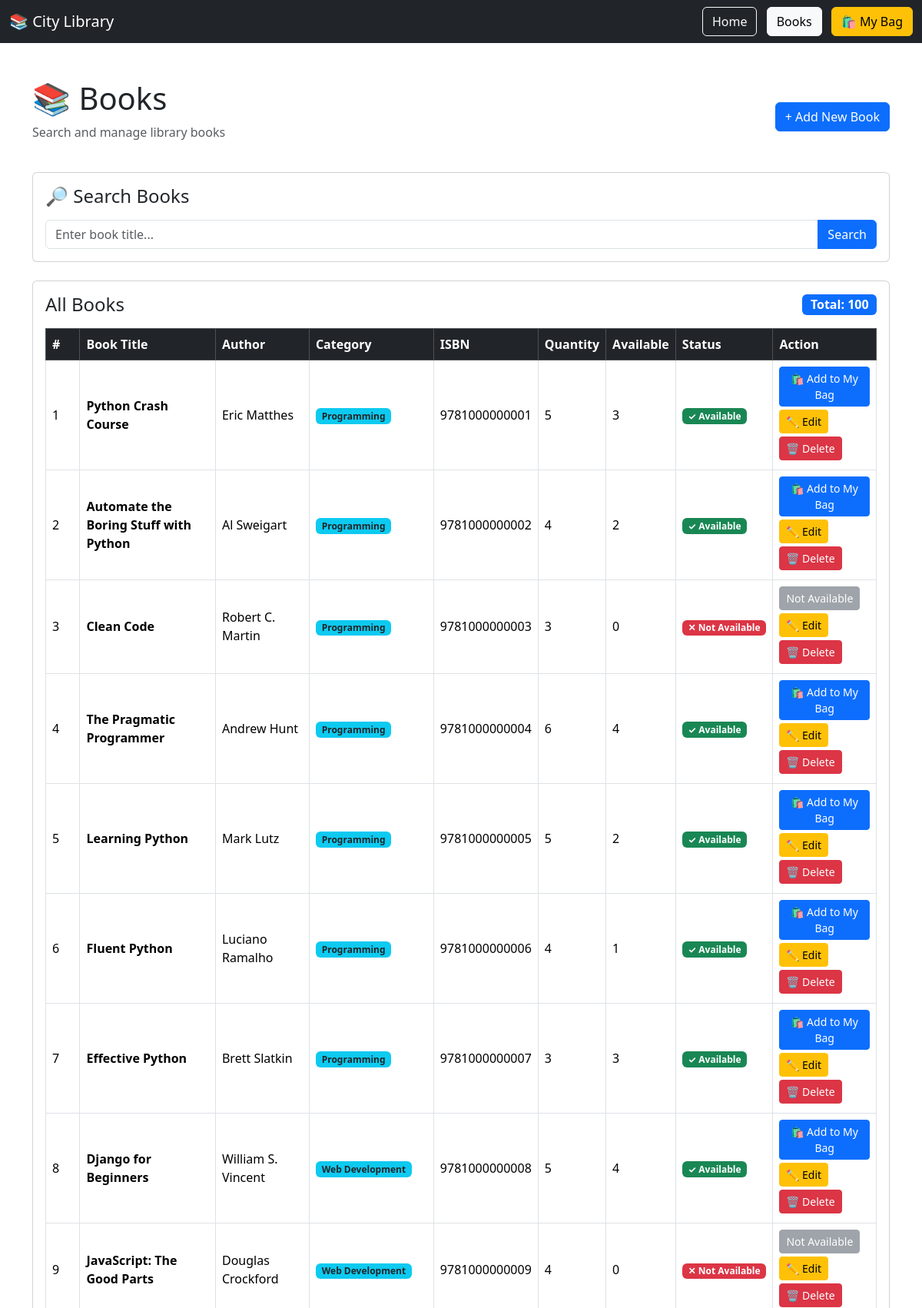
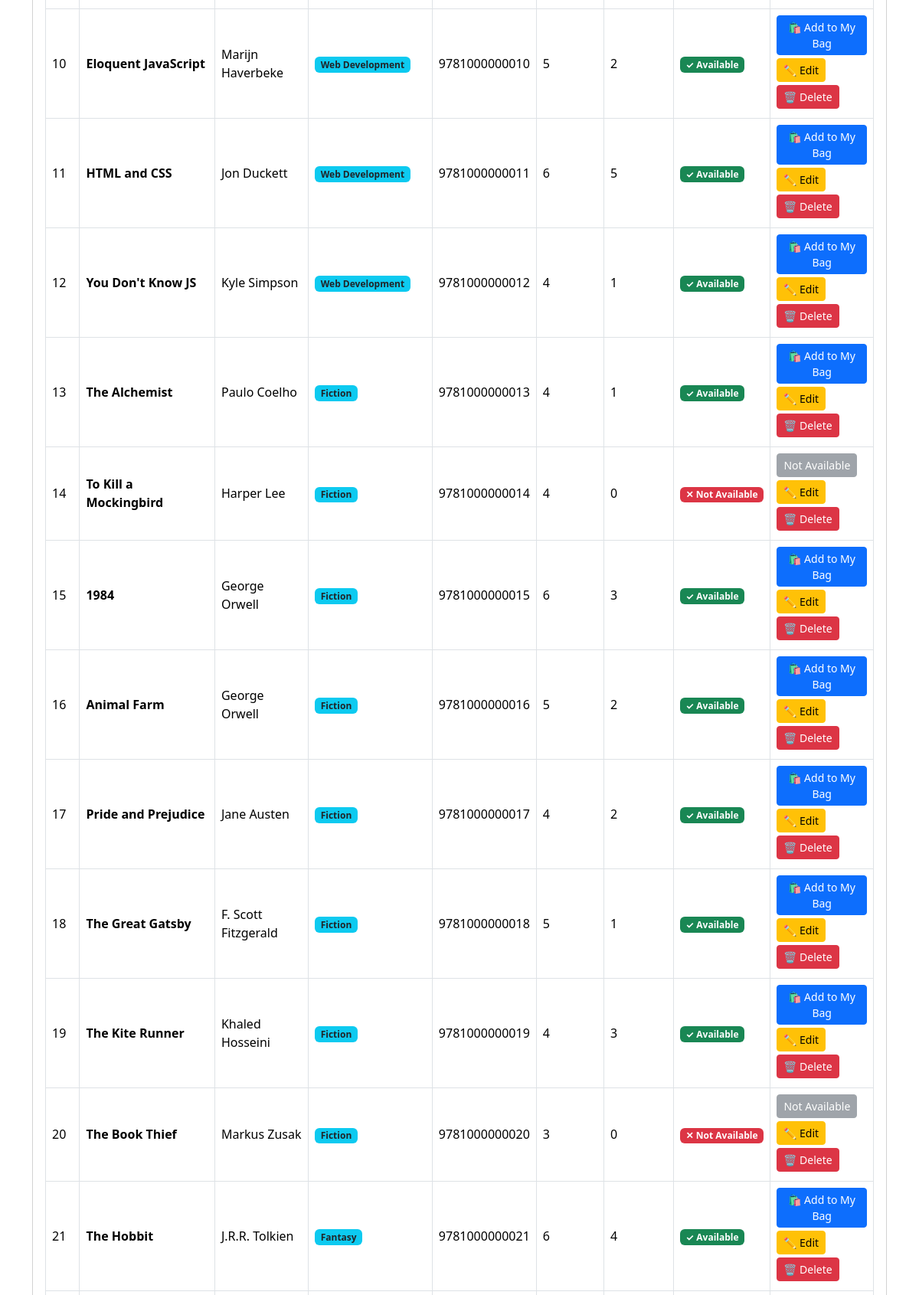
The page /books/ (upper part) on the database its author committed (2 pictures, top to bottom).
### lims_app/models.py (models this page shows, shortened)
class Book(models.Model):
    title = models.CharField(max_length=200)
    author = models.CharField(max_length=150)
    category = models.CharField(max_length=100)
    isbn = models.CharField(max_length=20, unique=True)
    quantity = models.PositiveIntegerField(default=1)
    available = models.PositiveIntegerField(default=1)

### lims_app/views.py (the view)
# urls.py: path('books/', views.books, name='books'),
def books(request):
    query = request.GET.get("q", "")
    if query:
        book_list = Book.objects.filter(title__icontains=query)
    else:
        book_list = Book.objects.all()
    return render(request, "books.html", {
        "books": book_list,
        "query": query
    })

### lims_app/templates/books.html (shortened to what this page needs)
<!DOCTYPE html>
<html lang="en">
<head>
    <link
        href="https://cdn.jsdelivr.net/npm/bootstrap@5.3.8/dist/css/bootstrap.min.css"
        rel="stylesheet"
    >
</head>
<body>
<nav class="navbar navbar-dark bg-dark">
    <div class="container-fluid">
        <a class="navbar-brand" href="/">
            📚 City Library
        </a>
        <div>
            <a
                class="btn btn-outline-light me-2"
                href="/"
            >
                Home
            </a>
            <a
                class="btn btn-light me-2"
                href="/books/"
            >
                Books
            </a>
            <a
                class="btn btn-warning"
                href="{% url 'my_bag' %}"
            >
                🛍 My Bag
            </a>
        </div>
    </div>
</nav>
<div class="container mt-5">
    <div class="d-flex justify-content-between align-items-center mb-4">
        <div>
            <h1>
                📚 Books
            </h1>
            <p class="text-muted">
                Search and manage library books
            </p>
        </div>
        <a
            href="{% url 'add_book' %}"
            class="btn btn-primary"
        >
            + Add New Book
        </a>
    </div>
    <div class="card mb-4">
        <div class="card-body">
            <h4 class="mb-3">
                🔎 Search Books
            </h4>
            <form
                method="GET"
                action="{% url 'books' %}"
            >
                <div class="input-group">
                    <input
                        type="text"
                        name="q"
                        class="form-control"
                        placeholder="Enter book title..."
                        value="{{ query }}"
                    >
                    <button
                        class="btn btn-primary"
                        type="submit"
                    >
                        Search
                    </button>
                </div>
            </form>
        </div>
    </div>
    <div class="card">
        <div class="card-body">
            <div class="d-flex justify-content-between align-items-center mb-3">
                <h4 class="mb-0">
                    All Books
                </h4>
                <span class="badge bg-primary fs-6">
                    Total:
                    {{ books|length }}
                </span>
            </div>
            <div class="table-responsive">
                <table class="table table-bordered table-hover align-middle">
                    <thead class="table-dark">
                        <tr>
                            <th>#</th>
                            <th>Book Title</th>
                            <th>Author</th>
                            <th>Category</th>
                            <th>ISBN</th>
                            <th>Quantity</th>
                            <th>Available</th>
                            <th>Status</th>
                            <th>Action</th>
                        </tr>
                    </thead>
                    <tbody>
                        {% for book in books %}
                        <tr>
                            <td>
                                {{ forloop.counter }}
                            </td>
                            <td>
                                <strong>
                                    {{ book.title }}
                                </strong>
                            </td>
                            <td>
                                {{ book.author }}
                            </td>
                            <td>
                                <span class="badge bg-info text-dark">
                                    {{ book.category }}
                                </span>
                            </td>
                            <td>
                                {{ book.isbn }}
                            </td>
                            <td>
                                {{ book.quantity }}
                            </td>
                            <td>
                                {{ book.available }}
                            </td>
                            <td>
                                {% if book.available > 0 %}
                                    <span class="badge bg-success">
                                        ✓ Available
                                    </span>
                                {% else %}
                                    <span class="badge bg-danger">
                                        ✕ Not Available
                                    </span>
                                {% endif %}
                            </td>
                            <td>
                                {% if book.available > 0 %}
                                    <a
                                        href="{% url 'add_to_bag' book.id %}"
                                        class="btn btn-primary btn-sm mb-1"
                                    >
                                        🛍 Add to My Bag
                                    </a>
                                {% else %}
                                    <button
                                        class="btn btn-secondary btn-sm mb-1"
                                        disabled
                                    >
                                        Not Available
                                    </button>
                                {% endif %}
                                <a
                                    href="{% url 'edit_book' book.id %}"
                                    class="btn btn-warning btn-sm mb-1"
                                >
                                    ✏️ Edit
                                </a>
                                <form
                                    method="POST"
                                    action="{% url 'delete_book' book.id %}"
                                    style="display:inline;"
                                >
                                    <button
                                        type="submit"
                                        class="btn btn-danger btn-sm mb-1"
                                        onclick="return confirm('Are you sure you want to delete this book?');"
                                    >
                                        🗑 Delete
                                    </button>
                                </form>
                            </td>
                        </tr>
                        {% endfor %}
                    </tbody>
                </table>
            </div>
        </div>
    </div>
</div>
</body>
</html>

### rows shown on the page
Book: title "Python Crash Course", author "Eric Matthes", category "Programming", isbn "9781000000001", quantity "5", available "3", shows "✓ Available", shows "🛍 Add to My Bag"
Book: title "Automate the Boring Stuff with Python", author "Al Sweigart", category "Programming", isbn "9781000000002", quantity "4", available "2", shows "✓ Available", shows "🛍 Add to My Bag"
Book: title "Clean Code", author "Robert C. Martin", category "Programming", isbn "9781000000003", quantity "3", available "0", shows "✕ Not Available"
Book: title "The Pragmatic Programmer", author "Andrew Hunt", category "Programming", isbn "9781000000004", quantity "6", available "4", shows "✓ Available", shows "🛍 Add to My Bag"
Book: title "Learning Python", author "Mark Lutz", category "Programming", isbn "9781000000005", quantity "5", available "2", shows "✓ Available", shows "🛍 Add to My Bag"
Book: title "Fluent Python", author "Luciano Ramalho", category "Programming", isbn "9781000000006", quantity "4", available "1", shows "✓ Available", shows "🛍 Add to My Bag"
Book: title "Effective Python", author "Brett Slatkin", category "Programming", isbn "9781000000007", quantity "3", available "3", shows "✓ Available", shows "🛍 Add to My Bag"
Book: title "Django for Beginners", author "William S. Vincent", category "Web Development", isbn "9781000000008", quantity "5", available "4", shows "✓ Available", shows "🛍 Add to My Bag"
Book: title "JavaScript: The Good Parts", author "Douglas Crockford", category "Web Development", isbn "9781000000009", quantity "4", available "0", shows "✕ Not Available"
Book: title "Eloquent JavaScript", author "Marijn Haverbeke", category "Web Development", isbn "9781000000010", quantity "5", available "2", shows "✓ Available", shows "🛍 Add to My Bag"
Book: title "HTML and CSS", author "Jon Duckett", category "Web Development", isbn "9781000000011", quantity "6", available "5", shows "✓ Available", shows "🛍 Add to My Bag"
Book: title "You Don't Know JS", author "Kyle Simpson", category "Web Development", isbn "9781000000012", quantity "4", available "1", shows "✓ Available", shows "🛍 Add to My Bag"
Book: title "The Alchemist", author "Paulo Coelho", category "Fiction", isbn "9781000000013", quantity "4", available "1", shows "✓ Available", shows "🛍 Add to My Bag"
Book: title "To Kill a Mockingbird", author "Harper Lee", category "Fiction", isbn "9781000000014", quantity "4", available "0", shows "✕ Not Available"
Book: title "1984", author "George Orwell", category "Fiction", isbn "9781000000015", quantity "6", available "3", shows "✓ Available", shows "🛍 Add to My Bag"
Book: title "Animal Farm", author "George Orwell", category "Fiction", isbn "9781000000016", quantity "5", available "2", shows "✓ Available", shows "🛍 Add to My Bag"
Book: title "Pride and Prejudice", author "Jane Austen", category "Fiction", isbn "9781000000017", quantity "4", available "2", shows "✓ Available", shows "🛍 Add to My Bag"
Book: title "The Great Gatsby", author "F. Scott Fitzgerald", category "Fiction", isbn "9781000000018", quantity "5", available "1", shows "✓ Available", shows "🛍 Add to My Bag"
Book: title "The Kite Runner", author "Khaled Hosseini", category "Fiction", isbn "9781000000019", quantity "4", available "3", shows "✓ Available", shows "🛍 Add to My Bag"
Book: title "The Book Thief", author "Markus Zusak", category "Fiction", isbn "9781000000020", quantity "3", available "0", shows "✕ Not Available"
Book: title "The Hobbit", author "J.R.R. Tolkien", category "Fantasy", isbn "9781000000021", quantity "6", available "4", shows "✓ Available", shows "🛍 Add to My Bag"

### other values the page prints
{{ books|length }} "100"
